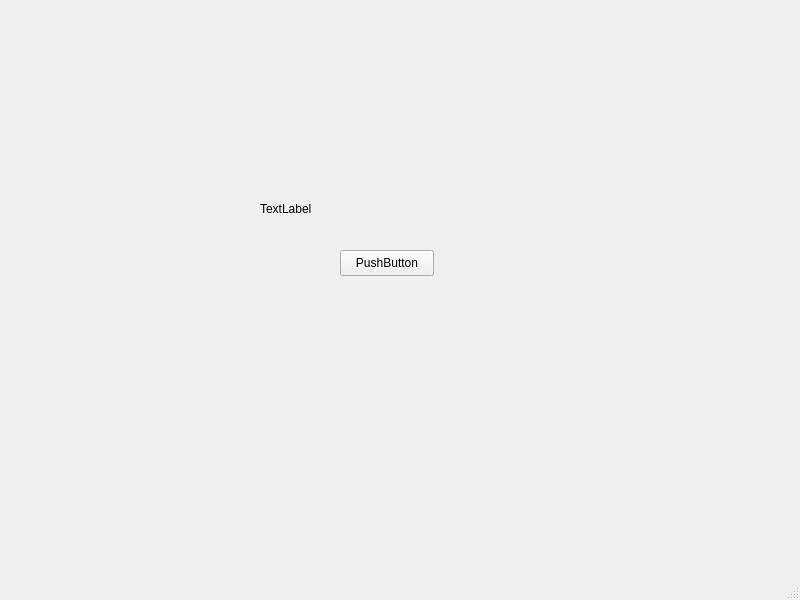
<?xml version="1.0" encoding="UTF-8"?>
<ui version="4.0">
 <class>MainWindow</class>
 <widget class="QMainWindow" name="MainWindow">
  <property name="geometry">
   <rect>
    <x>0</x>
    <y>0</y>
    <width>800</width>
    <height>600</height>
   </rect>
  </property>
  <property name="windowTitle">
   <string>MainWindow</string>
  </property>
  <widget class="QWidget" name="centralwidget">
   <widget class="QPushButton" name="pushButton">
    <property name="geometry">
     <rect>
      <x>340</x>
      <y>250</y>
      <width>94</width>
      <height>26</height>
     </rect>
    </property>
    <property name="text">
     <string>PushButton</string>
    </property>
   </widget>
   <widget class="QLabel" name="label">
    <property name="geometry">
     <rect>
      <x>260</x>
      <y>200</y>
      <width>261</width>
      <height>18</height>
     </rect>
    </property>
    <property name="text">
     <string>TextLabel</string>
    </property>
   </widget>
  </widget>
  <widget class="QMenuBar" name="menubar">
   <property name="geometry">
    <rect>
     <x>0</x>
     <y>0</y>
     <width>800</width>
     <height>23</height>
    </rect>
   </property>
  </widget>
  <widget class="QStatusBar" name="statusbar"/>
 </widget>
 <resources/>
 <connections/>
</ui>
